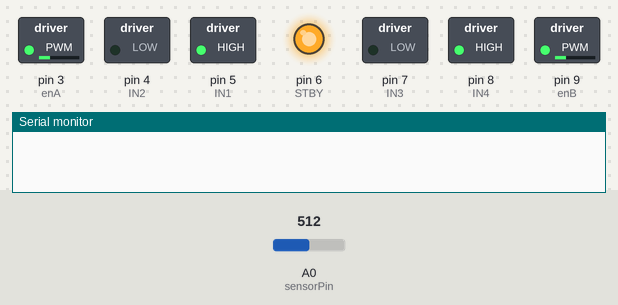
A sketch run on a simulated Arduino Uno, built with avr-gcc and run on an emulated ATmega328P. Shown: switched loads named in the sketch (green lamp = pin HIGH), output pins drawn as LEDs (lit = HIGH), the last lines printed to the serial monitor. The inputs (shaded band) are chosen by the test bench; at power-on: A0 (sensorPin) = 512. Pins used as bus, display or sensor lines are not drawn.

Above: at 0.1 s.
At 4.1 s:
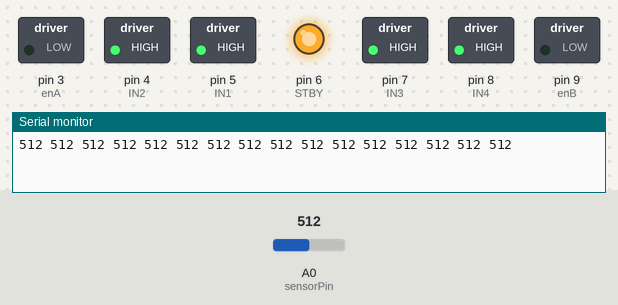
Timing chart, 0 to 5.6 s (numbered marks = the images above):
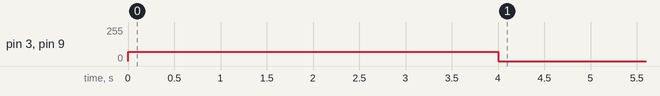

The sketch:

FINAL_LFB.ino
```cpp
#ifndef cbi
#define cbi(sfr, bit) (_SFR_BYTE(sfr) &= ~_BV(bit))
#endif
#ifndef sbi
#define sbi(sfr, bit) (_SFR_BYTE(sfr) |= _BV(bit))
#endif

//-------- Motor Driver Pins (TB6612FNG) --------
#define IN1 5
#define IN2 4
#define IN3 7
#define IN4 8
#define enA 3
#define enB 9
#define STBY 6

//-------- Multiplexer Select Pins --------------
#define S0 A1
#define S1 A2
#define S2 A3
#define S3 A4

//-------- IR Sensor Analog Pin -----------------
#define sensorPin A0

//-------- Line Follower Configuration ----------
bool isBlackLine = 1;  // 1 for black line, 0 for white
unsigned int numSensors = 16;
int sensorWeight[16] = { 7, 6, 5, 4, 3, 2, 1, 0, 0, -1, -2, -3, -4, -5, -6, -7 };

int minValues[16], maxValues[16], threshold[16], sensorValue[16], sensorArray[16];
int lfSpeed = 220;
int currentSpeed = 30;
float Kp = 0.06, Kd = 1, Ki = 0;

int P, D, I, previousError, PIDvalue;
int lsp, rsp, activeSensors, onLine = 1;
double error;
double startMillis, elapsedTime;

void setup() {
  sbi(ADCSRA, ADPS2);
  cbi(ADCSRA, ADPS1);
  cbi(ADCSRA, ADPS0);

  Serial.begin(115200);

  // Motor pins
  pinMode(IN1, OUTPUT);
  pinMode(IN2, OUTPUT);
  pinMode(IN3, OUTPUT);
  pinMode(IN4, OUTPUT);
  pinMode(enA, OUTPUT);
  pinMode(enB, OUTPUT);
  pinMode(STBY, OUTPUT);
  digitalWrite(STBY, HIGH);

  // Multiplexer pins
  pinMode(S0, OUTPUT);
  pinMode(S1, OUTPUT);
  pinMode(S2, OUTPUT);
  pinMode(S3, OUTPUT);

  // Manual calibration
  calibrate();
}

void loop() {
  startMillis = millis();

  // Reset multiplexer select lines
  digitalWrite(S0, 0);
  digitalWrite(S1, 0);
  digitalWrite(S2, 0);
  digitalWrite(S3, 0);

  readLine();
  if (currentSpeed < lfSpeed) currentSpeed++;

  if (onLine == 1) {
    linefollow();
  } else {
    if (error > 1000) {
      motor1run(-100);
      motor2run(255);
    } else if (error < -1000) {
      motor1run(255);
      motor2run(-100);
    }
  }

  elapsedTime = millis() - startMillis;
}

// ---------------- LINE FOLLOWER LOGIC ----------------

void linefollow() {
  error = 0;
  activeSensors = 0;

  for (int i = 0; i < 16; i++) {
    if (sensorArray[i]) {
      error += sensorWeight[i] * sensorArray[i] * sensorValue[i];
    }
    activeSensors += sensorArray[i];
  }

  error = error / activeSensors;

  P = error;
  I = I + error;
  D = error - previousError;

  PIDvalue = (Kp * P) + (Ki * I) + (Kd * D);
  previousError = error;

  lsp = currentSpeed - PIDvalue;
  rsp = currentSpeed + PIDvalue;

  lsp = constrain(lsp, -100, 255);
  rsp = constrain(rsp, -100, 255);

  motor1run(lsp);
  motor2run(rsp);
}

// ---------------- CALIBRATION ----------------

void calibrate() {
  for (int i = 0; i < 16; i++) {
    minValues[i] = sensorRead(i);
    maxValues[i] = sensorRead(i);
  }

  unsigned long startCalib = millis();
  while (millis() - startCalib < 4000) {
    motor1run(70);
    motor2run(-70);
    for (int i = 0; i < 16; i++) {
      int val = sensorRead(i);
      if (val < minValues[i]) minValues[i] = val;
      if (val > maxValues[i]) maxValues[i] = val;
    }
  }

  for (int i = 0; i < 16; i++) {
    threshold[i] = (minValues[i] + maxValues[i]) / 2;
    Serial.print(threshold[i]);
    Serial.print(" ");
  }
  Serial.println();

  motor1run(0);
  motor2run(0);
}

// ---------------- SENSOR READ ----------------

void readLine() {
  onLine = 0;
  for (int i = 0; i < 16; i++) {
    if (isBlackLine) {
      sensorValue[i] = map(sensorRead(i), minValues[i], maxValues[i], 0, 1000);
    } else {
      sensorValue[i] = map(sensorRead(i), minValues[i], maxValues[i], 1000, 0);
    }
    sensorValue[i] = constrain(sensorValue[i], 0, 1000);
    sensorArray[i] = sensorValue[i] > 500;
    if (sensorArray[i]) onLine = 1;
  }
}

// ---------------- MOTOR CONTROL ----------------

void motor1run(int motorSpeed) {
  motorSpeed = constrain(motorSpeed, -255, 255);
  if (motorSpeed > 0) {
    digitalWrite(IN1, HIGH);
    digitalWrite(IN2, LOW);
    analogWrite(enA, motorSpeed);
  } else if (motorSpeed < 0) {
    digitalWrite(IN1, LOW);
    digitalWrite(IN2, HIGH);
    analogWrite(enA, abs(motorSpeed));
  } else {
    digitalWrite(IN1, HIGH);
    digitalWrite(IN2, HIGH);
    analogWrite(enA, 0);
  }
}

void motor2run(int motorSpeed) {
  motorSpeed = constrain(motorSpeed, -255, 255);
  if (motorSpeed > 0) {
    digitalWrite(IN3, HIGH);
    digitalWrite(IN4, LOW);
    analogWrite(enB, motorSpeed);
  } else if (motorSpeed < 0) {
    digitalWrite(IN3, LOW);
    digitalWrite(IN4, HIGH);
    analogWrite(enB, abs(motorSpeed));
  } else {
    digitalWrite(IN3, HIGH);
    digitalWrite(IN4, HIGH);
    analogWrite(enB, 0);
  }
}

// ---------------- SENSOR MUX READ ----------------

int sensorRead(int sensor) {
  digitalWrite(S0, sensor & 0x01);
  digitalWrite(S1, sensor & 0x02);
  digitalWrite(S2, sensor & 0x04);
  digitalWrite(S3, sensor & 0x08);
  delayMicroseconds(5); // small delay for settling
  return analogRead(sensorPin);
}
```
